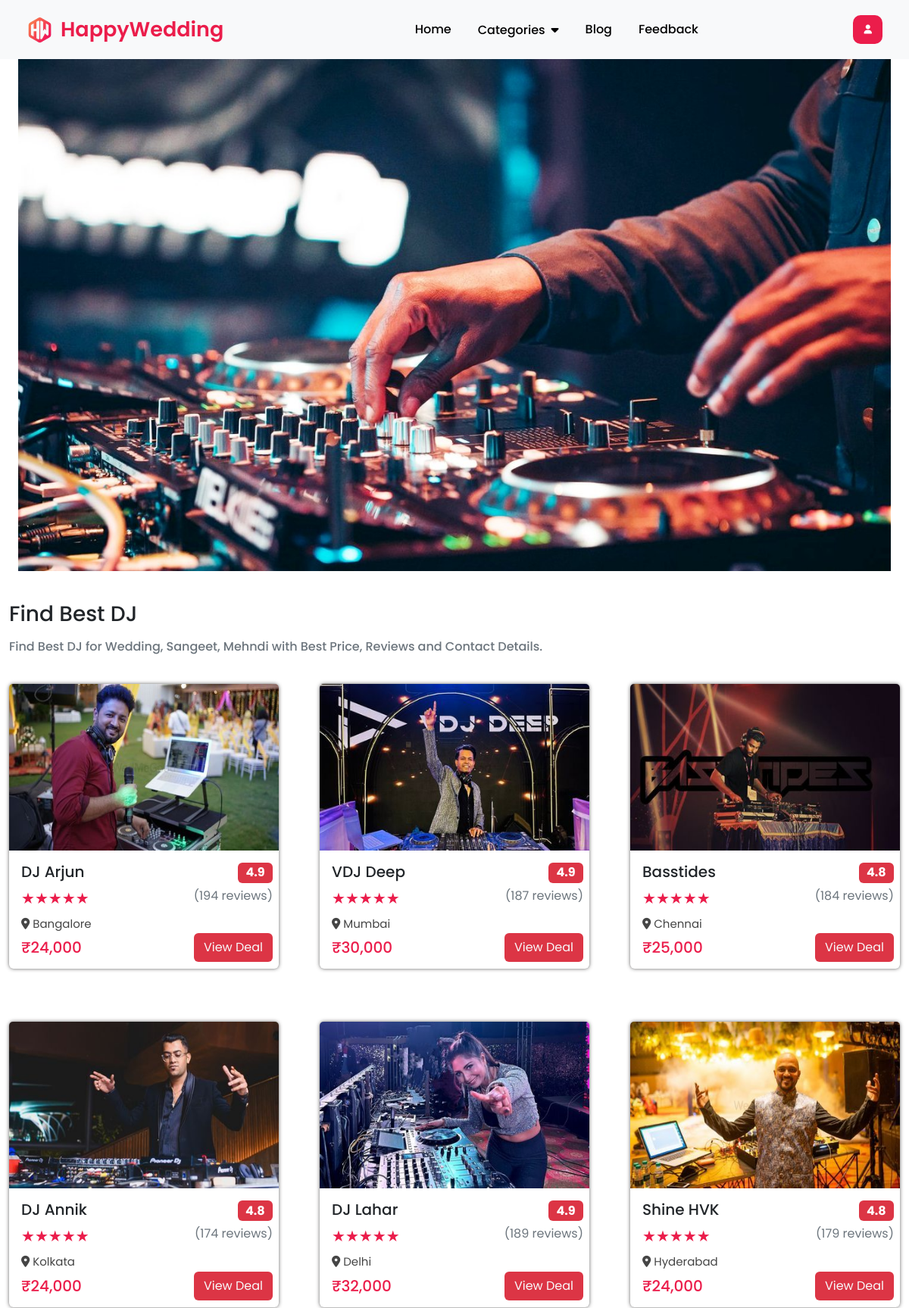
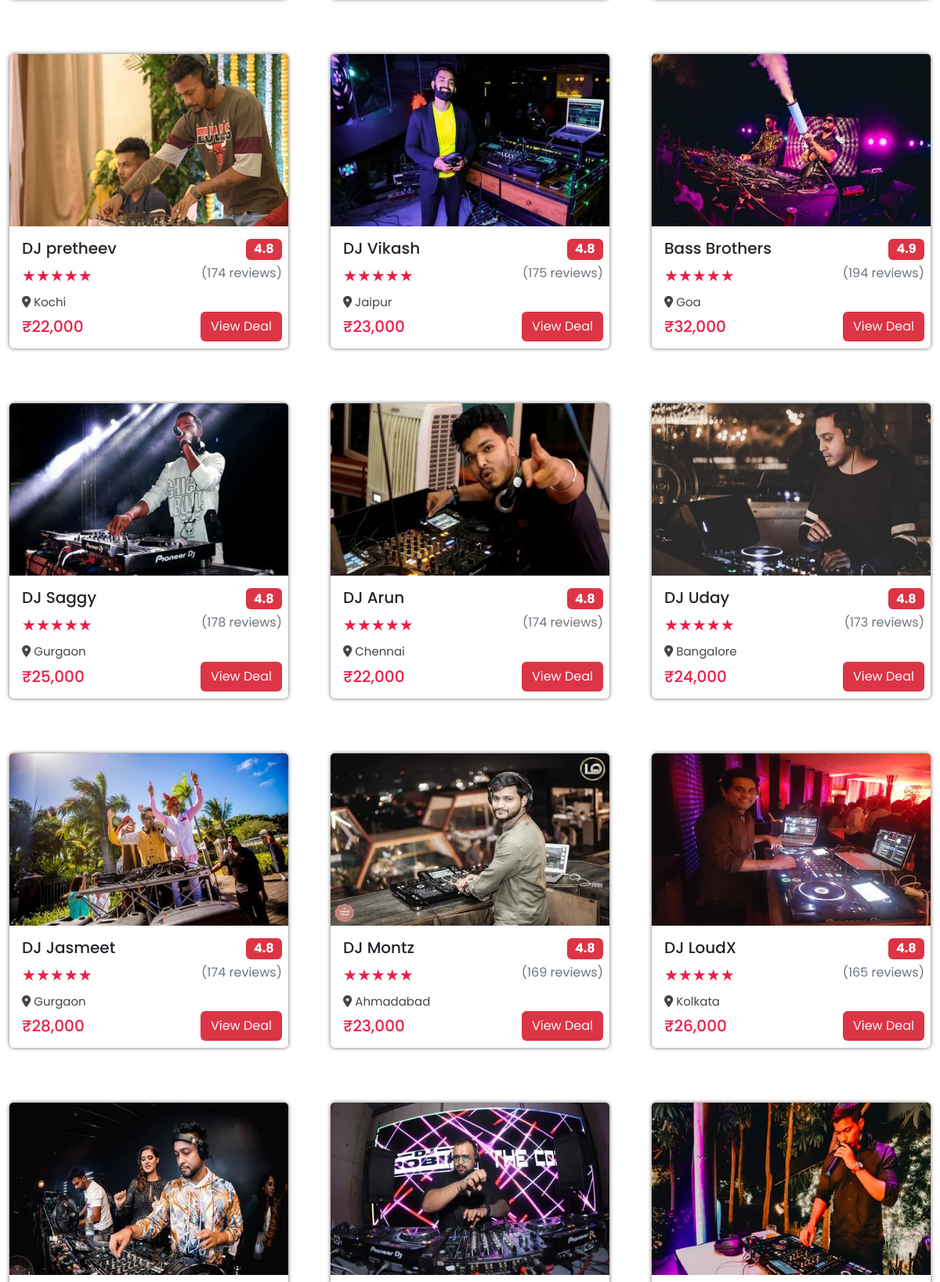
The app's page /djs/ (upper part) with its own data (2 pictures, top to bottom).
### eventapp/models.py (models this page shows, shortened)
class Dj(models.Model):
    img=models.ImageField(upload_to="djs")
    name=models.CharField(max_length=50)
    rate=models.CharField(max_length=50)
    review=models.CharField(max_length=50)
    place=models.CharField(max_length=50)
    price=models.CharField(max_length=50)

### eventapp/views.py (the view)
# urls.py: path('djs/',views.djs,name='djs'),
def djs(request):
    dict_djs={
        'djs':Dj.objects.all()
    }
    return render(request,'djs.html',dict_djs)

### templates/djs.html (shortened to what this page needs)
{% extends 'base.html' %}
{% load static %}
{% block content %}
<div class="container-fluid transparent-bg"></div>
<div class="container">
    <h3 class="title">Find Best DJ</h3>
    <h6 class="description my-3 text-secondary">Find Best DJ for Wedding, Sangeet, Mehndi with Best Price, Reviews and Contact Details.</h6>
    <div class="row">
        {% for i in djs %}
            <div class="event-card">
                <div class="card">
                    <img src="{{i.img.url}}" class="card-img-top" alt="">
                    <div class="card-body">
                        <h5 class="card-title">{{i.name}} <span class="badge bg-danger position-absolute end-0 me-2">{{i.rate}}</span></h5>
                        <p class="stars fs-5">&#9733;&#9733;&#9733;&#9733;&#9733;<span class="review text-secondary position-absolute end-0 me-2"> ({{i.review}} reviews)</span></p>
                        <p class="place"><i class="fa-solid fa-location-dot"></i> {{i.place}}</p>
                        <h5 class="card-text price mt-3">₹{{i.price}}<a href="{% url 'dj' %}" class="btn bg-danger text-light position-absolute end-0 me-2">View Deal</a></h5>
                    </div>
                </div>
            </div>
        {% endfor %}
    </div>
</div>
{% endblock %}

### templates/base.html (style rules this page uses)
* { margin: 0; padding: 0; box-sizing: border-box; text-decoration: none; font-family: "Poppins", sans-serif; }
body { margin-top: 50px; height: 100vh; width: 100%; line-height: 1.5; }
.container { max-width: 1200px; margin: auto; }
.card { cursor: pointer; margin-bottom: 70px; border: none; box-shadow: 0 0 5px rgba(83, 82, 82, 0.89); }
.event-card { width: 380px; }
.card img { height: 220px; }

### records on screen
Dj: img (picture), name "DJ Arjun", rate "4.9", review "194", place "Bangalore", price "24,000"
Dj: img (picture), name "VDJ Deep", rate "4.9", review "187", place "Mumbai", price "30,000"
Dj: img (picture), name "Basstides", rate "4.8", review "184", place "Chennai", price "25,000"
Dj: img (picture), name "DJ Annik", rate "4.8", review "174", place "Kolkata", price "24,000"
Dj: img (picture), name "DJ Lahar", rate "4.9", review "189", place "Delhi", price "32,000"
Dj: img (picture), name "Shine HVK", rate "4.8", review "179", place "Hyderabad", price "24,000"
Dj: img (picture), name "DJ pretheev", rate "4.8", review "174", place "Kochi", price "22,000"
Dj: img (picture), name "DJ Vikash", rate "4.8", review "175", place "Jaipur", price "23,000"
Dj: img (picture), name "Bass Brothers", rate "4.9", review "194", place "Goa", price "32,000"
Dj: img (picture), name "DJ Saggy", rate "4.8", review "178", place "Gurgaon", price "25,000"
Dj: img (picture), name "DJ Arun", rate "4.8", review "174", place "Chennai", price "22,000"
Dj: img (picture), name "DJ Uday", rate "4.8", review "173", place "Bangalore", price "24,000"
Dj: img (picture), name "DJ Jasmeet", rate "4.8", review "174", place "Gurgaon", price "28,000"
Dj: img (picture), name "DJ Montz", rate "4.8", review "169", place "Ahmadabad", price "23,000"
Dj: img (picture), name "DJ LoudX", rate "4.8", review "165", place "Kolkata", price "26,000"
Dj: img (picture)
Dj: img (picture)
Dj: img (picture)
